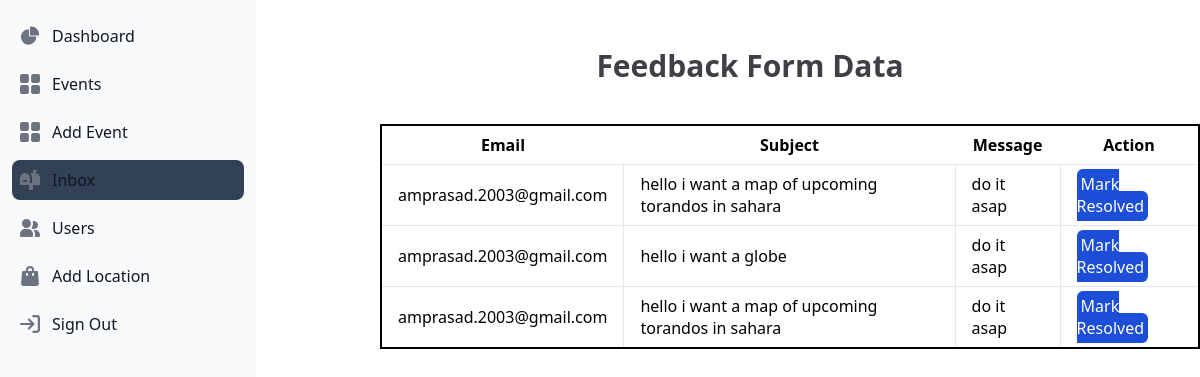
The app's page /admin/inbox.php?id=1 (signed in) with its own data.
### tables this page shows
CREATE TABLE `feedback` (
  `id` int(11) NOT NULL,
  `email` varchar(255) NOT NULL,
  `subject` varchar(255) NOT NULL,
  `message` text NOT NULL,
  `created_at` timestamp NOT NULL DEFAULT current_timestamp()
);

### admin/inbox.php (the view, shortened to what this page needs)
<?php
include("dbconnection.php");
?>
<!DOCTYPE html>
<html lang="en">
<head>
    <link rel="stylesheet" href="../src/output.css" />
    <script src="https://cdn.tailwindcss.com"></script>
</head>
<body>
    <?php
    include_once("includes/sidebar.php");
    ?>
    <div class="grid grid-cols-12">
        <div class="col-span-3"></div>
        <div class="col-span-9 pt-2">
            <div class="text-center font-bold text-3xl text-zinc-700 p-10">
                Feedback Form Data
            </div>
            <div class="text-center ml-20">
                <?php
                $query = "SELECT * FROM feedback";
                $result = mysqli_query($conn, $query);
                if (mysqli_num_rows($result) > 0) {
                    echo '<table class="table-auto border-2 border-black">';
                    echo '<thead>';
                    echo '<tr>';
                    echo '<th class="px-4 py-2">Email</th>';
                    echo '<th class="px-4 py-2">Subject</th>';
                    echo '<th class="px-4 py-2">Message</th>';
                    echo '<th class="px-4 py-2">Action</th>';
                    echo '</tr>';
                    echo '</thead>';
                    echo '<tbody>';
                    while ($row = mysqli_fetch_assoc($result)) {
                        echo '<tr class="hover:bg-zinc-200">';
                        echo '<td class="border px-4 py-2">' . $row['email'] . '</td>';
                        echo '<td class="border px-4 py-2">' . $row['subject'] . '</td>';
                        echo '<td class="border px-4 py-2">' . $row['message'] . '</td>';
                        echo '<td class="border px-4 py-2"><a href="inbox.php?id=' . $row['id'] . '" class="bg-blue-700 p-1 rounded-md text-white">Mark Resolved</a></td>';
                        echo '</tr>';
                    }
                    echo '</tbody>';
                    echo '</table>';
                } else {
                    echo '<p class="text-center text-3xl p-10">No feedback entries found.</p>';
                }
                ?>
            </div>
        </div>
    </div>
</body>
</html>

### records on screen
feedback: email "amprasad.2003@gmail.com", subject "hello i want a map of upcoming torandos in sahara", message "do it asap"
feedback: email "amprasad.2003@gmail.com", subject "hello i want a globe", message "do it asap"
feedback: email "amprasad.2003@gmail.com", subject "hello i want a map of upcoming torandos in sahara", message "do it asap"
